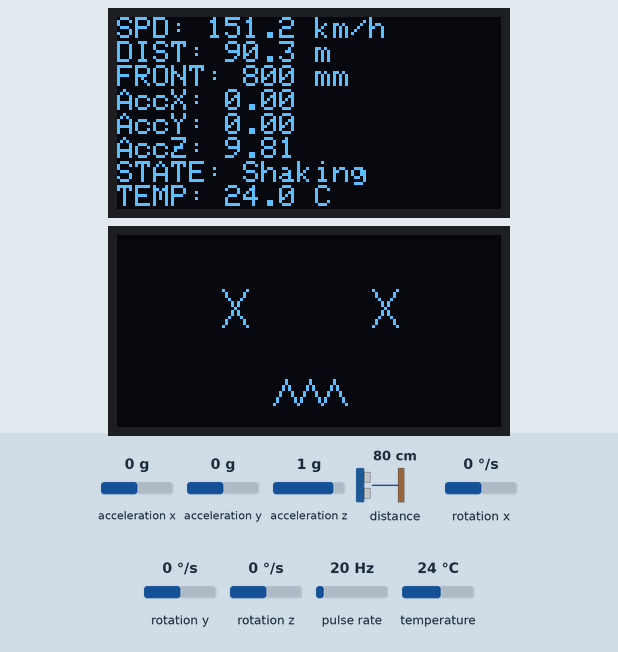
Bench run of a program on a simulated ESP32. Parts: 2 × 128×64 one-colour display. Wiring (inferred from the names in the program): pulse sensor: data GPIO 15. The inputs (shaded band) are chosen by the test bench; at power-on: acceleration y 0 g, distance to the obstacle 80 cm, acceleration z 1 g, pulse rate 20 Hz, acceleration x 0 g, rotation x 0 °/s, rotation y 0 °/s, rotation z 0 °/s, temperature 24 °C.

Above: at 2.39 s.
2.4 s: acceleration y set to -1.4 g
At 2.85 s:
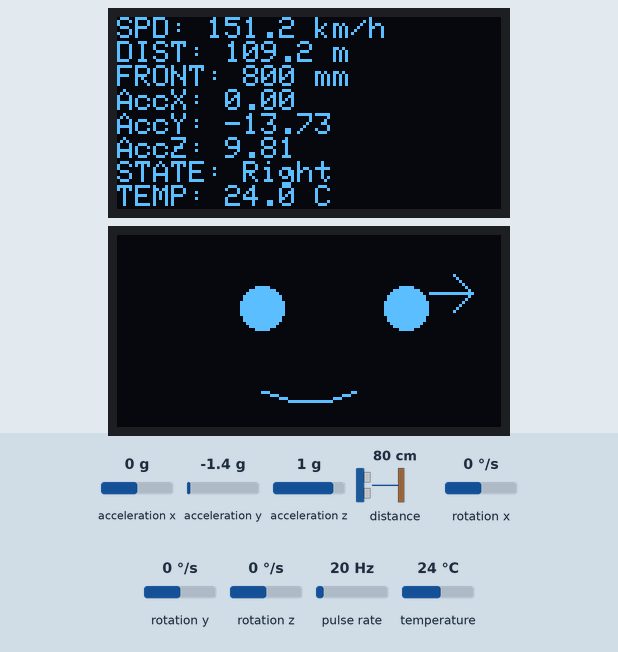
4.4 s: distance to the obstacle set to 250 cm
At 4.83 s:
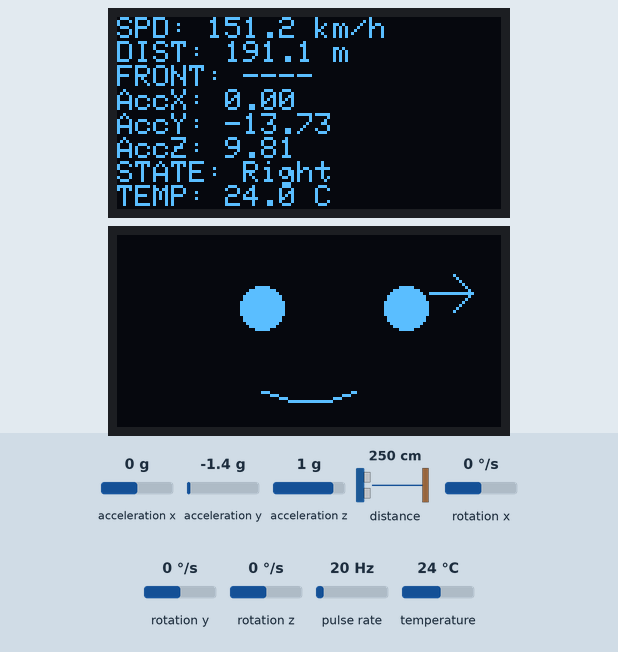
6.6 s: acceleration y set to 0 g
At 7.27 s:
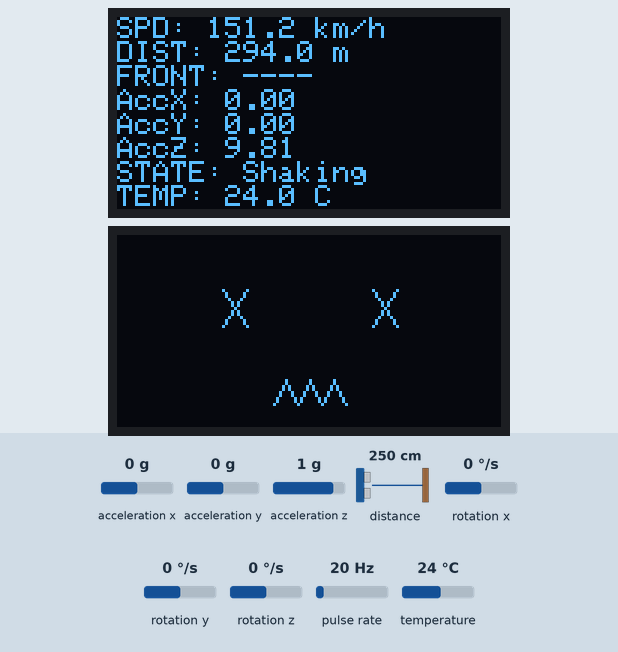
8.4 s: acceleration z set to -1.4 g
At 9.91 s:
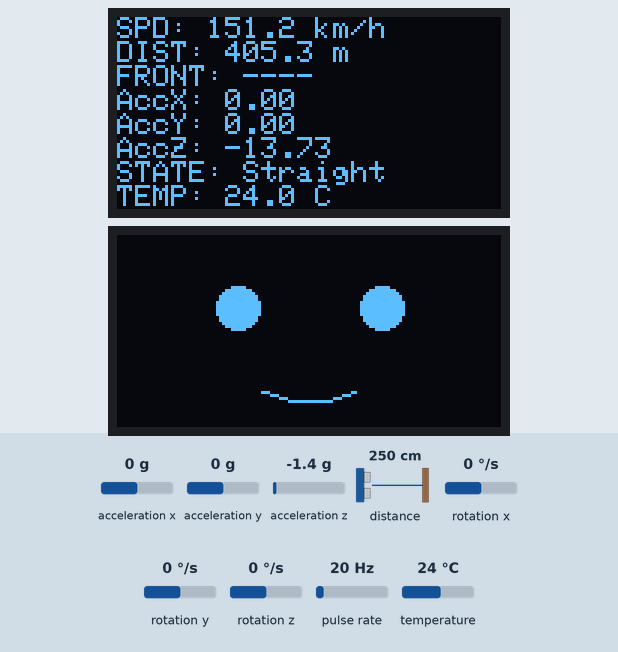
11.4 s: pulse rate (sensor on GPIO 15) set to 2 Hz
At 12.1 s:
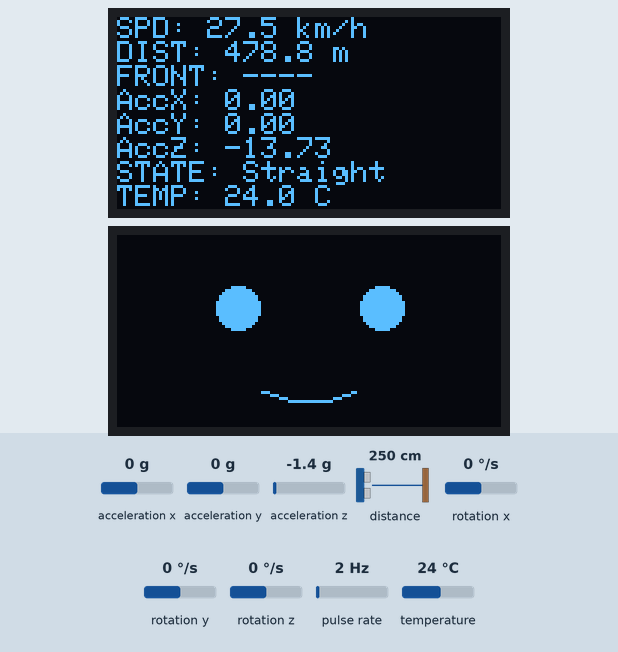
13.2 s: pulse rate (sensor on GPIO 15) set to 0 Hz
At 16.6 s:
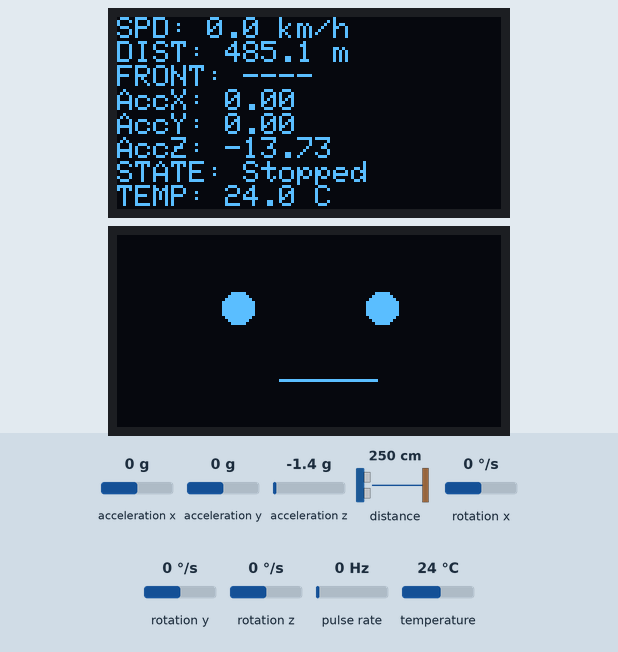
Timing chart, 0 to 17.2 s (numbered marks = the images above; inputs shaded):
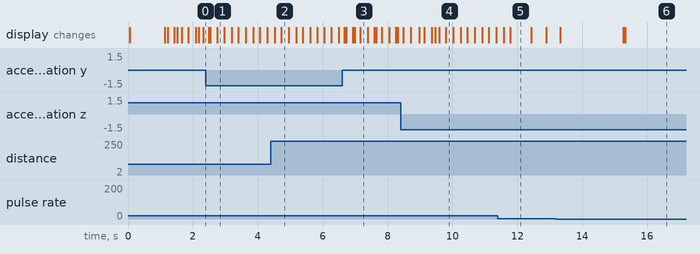

The program:

main.cpp
```cpp
#include "config.h"
#include "sensor_mpu.h"
#include "sensor_vl53l0x.h"
#include "sensor_hall.h"
#include "bike_status.h"
#include "display_main.h"
#include "display_face.h"
#include <Adafruit_SSD1306.h>

void setup() {
    Serial.begin(115200);
    Wire.begin(OLED_SDA, OLED_SCL);
    Wire.setClock(100000);

    display_main_setup();
    display_face_setup();
    sensor_mpu_setup();
    sensor_vl53l0x_setup();
    sensor_hall_setup();

    delay(1000);
    drawFaceForStatus(displayFace, STOPPED);
    displayFace.display();
}

void loop() {
    static BikeStatus lastFaceStatus = STOPPED;
    static unsigned long last_main_update = 0;
    static unsigned long last_face_update = 0;
    const unsigned long main_interval = 200; // ms
    const unsigned long face_interval = 320;

    sensor_hall_update();
    sensor_mpu_update();
    sensor_vl53l0x_update();
    bike_status_update();

    unsigned long now = millis();

    // Update màn hình chính mỗi 200ms
    if (now - last_main_update > main_interval) {
        displayBikeInfo();
        displayMain.display();
        last_main_update = now;
    }

    // Update mặt biểu cảm mỗi 320ms hoặc khi trạng thái đổi
    if ((now - last_face_update > face_interval) || (currentStatus != lastFaceStatus)) {
        drawFaceForStatus(displayFace, currentStatus);
        displayFace.display();
        last_face_update = now;
        lastFaceStatus = currentStatus;
    }
}
```

bike_status.h
```cpp
#pragma once
#include "sensor_mpu.h"
#include "sensor_hall.h"
enum BikeStatus {
    STRAIGHT,
    TURN_LEFT,
    TURN_RIGHT,
    SHAKING,
    STOPPED
};
extern BikeStatus currentStatus;
extern unsigned long statusHoldUntil;
extern const unsigned long STATUS_HOLD_TIME;
void bike_status_update();
```

display_face.h
```cpp
#pragma once
#include "bike_status.h"
#include <Adafruit_SSD1306.h>

extern Adafruit_SSD1306 displayFace;

void display_face_setup();
void drawFaceForStatus(Adafruit_SSD1306 &disp, BikeStatus status);
void drawFaceHappy(Adafruit_SSD1306 &disp);
void drawFaceHappyLeft(Adafruit_SSD1306 &disp);
void drawFaceHappyRight(Adafruit_SSD1306 &disp);
void drawFaceNeutral(Adafruit_SSD1306 &disp);
void drawFaceDizzy(Adafruit_SSD1306 &disp);
void drawLeftArrow(Adafruit_SSD1306 &disp, int x, int y, int w, int h);
void drawRightArrow(Adafruit_SSD1306 &disp, int x, int y, int w, int h);
```

display_main.h
```cpp
#pragma once
#include <Adafruit_SSD1306.h>
extern Adafruit_SSD1306 displayMain;

void display_main_setup();
void displayBikeInfo();
```

sensor_mpu.h
```cpp
#pragma once
#include <Adafruit_MPU6050.h>
#include <Adafruit_Sensor.h>
void sensor_mpu_setup();
void sensor_mpu_update();
extern Adafruit_MPU6050 mpu;
extern sensors_event_t a, g, temp;
```

sensor_vl53l0x.h
```cpp
#pragma once
#include <Adafruit_VL53L0X.h>
void sensor_vl53l0x_setup();
void sensor_vl53l0x_update();
extern Adafruit_VL53L0X lox;
extern uint16_t distanceFront;
```

bike_status.cpp
```cpp
#include "bike_status.h"
BikeStatus currentStatus = STOPPED;
unsigned long statusHoldUntil = 0;
const unsigned long STATUS_HOLD_TIME = 1000;

void bike_status_update() {
    BikeStatus detectedStatus;
    if (speed * 3.6 < 0.5) {
        detectedStatus = STOPPED;
    } else if (a.acceleration.y > 1.0) {
        detectedStatus = TURN_LEFT;
    } else if (a.acceleration.y < -1.0) {
        detectedStatus = TURN_RIGHT;
    } else if (a.acceleration.z > 2.0) {
        detectedStatus = SHAKING;
    } else {
        detectedStatus = STRAIGHT;
    }
    unsigned long now = millis();
    if (detectedStatus == TURN_LEFT || detectedStatus == TURN_RIGHT || detectedStatus == SHAKING) {
        if (currentStatus != detectedStatus) {
            currentStatus = detectedStatus;
            statusHoldUntil = now + STATUS_HOLD_TIME;
        } else {
            statusHoldUntil = now + STATUS_HOLD_TIME;
        }
    } else if (detectedStatus == STRAIGHT || detectedStatus == STOPPED) {
        if (now > statusHoldUntil) {
            currentStatus = detectedStatus;
        }
    }
}
```

display_face.cpp
```cpp
#include "display_face.h"
#include "config.h"
#include <Adafruit_SSD1306.h>

Adafruit_SSD1306 displayFace(SCREEN_WIDTH, SCREEN_HEIGHT, &Wire, -1);

void display_face_setup() {
    displayFace.begin(SSD1306_SWITCHCAPVCC, SCREEN_ADDR_FACE);
    displayFace.clearDisplay(); displayFace.display();
}

void drawFaceForStatus(Adafruit_SSD1306 &disp, BikeStatus status) {
    disp.clearDisplay();
    switch (status) {
        case TURN_LEFT:  drawFaceHappyLeft(disp);   break;
        case TURN_RIGHT: drawFaceHappyRight(disp);  break;
        case SHAKING:    drawFaceDizzy(disp);       break;
        case STRAIGHT:   drawFaceHappy(disp);       break;
        case STOPPED:    drawFaceNeutral(disp);     break;
    }
}

// Mặt cười (đi thẳng)
void drawFaceHappy(Adafruit_SSD1306 &disp) {
  disp.fillCircle(40, 24, 7, SSD1306_WHITE);
  disp.fillCircle(88, 24, 7, SSD1306_WHITE);
  for (int i = 0; i < 32; i++) {
    int y = 48 + 4 + (int)(4 * sin((float)i / 32 * 3.14159));
    disp.drawPixel(48 + i, y, SSD1306_WHITE);
  }
}

// Mặt cười lệch trái, có mũi tên
void drawFaceHappyLeft(Adafruit_SSD1306 &disp) {
  disp.fillCircle(32, 24, 7, SSD1306_WHITE);
  disp.fillCircle(80, 24, 7, SSD1306_WHITE);
  for (int i = 0; i < 32; i++) {
    int y = 48 + 4 + (int)(4 * sin((float)i / 32 * 3.14159));
    disp.drawPixel(48 + i, y, SSD1306_WHITE);
  }
  drawLeftArrow(disp, 8, 12, 18, 14);
}

// Mặt cười lệch phải, có mũi tên
void drawFaceHappyRight(Adafruit_SSD1306 &disp) {
  disp.fillCircle(48, 24, 7, SSD1306_WHITE);
  disp.fillCircle(96, 24, 7, SSD1306_WHITE);
  for (int i = 0; i < 32; i++) {
    int y = 48 + 4 + (int)(4 * sin((float)i / 32 * 3.14159));
    disp.drawPixel(48 + i, y, SSD1306_WHITE);
  }
  drawRightArrow(disp, 102, 12, 18, 14);
}

// Mặt chán (dừng lại)
void drawFaceNeutral(Adafruit_SSD1306 &disp) {
  disp.fillCircle(40, 24, 5, SSD1306_WHITE);
  disp.fillCircle(88, 24, 5, SSD1306_WHITE);
  disp.drawLine(54, 48, 86, 48, SSD1306_WHITE);
}

// Mặt chóng mặt
void drawFaceDizzy(Adafruit_SSD1306 &disp) {
  int shake = 2 * sin(millis() / 70.0);
  disp.drawLine(36+shake, 18, 44+shake, 30, SSD1306_WHITE);
  disp.drawLine(44+shake, 18, 36+shake, 30, SSD1306_WHITE);
  disp.drawLine(84-shake, 18, 92-shake, 30, SSD1306_WHITE);
  disp.drawLine(92-shake, 18, 84-shake, 30, SSD1306_WHITE);
  int x = 52, y = 52, zigzagLength = 24, amp = 4, step = 4;
  for (int i = 0; i < zigzagLength; i += step) {
    int y1 = y + ((i/step)%2==0?amp:-amp);
    int y2 = y + (((i/step)+1)%2==0?amp:-amp);
    disp.drawLine(x + i, y1, x + i + step, y2, SSD1306_WHITE);
  }
}

// --- Mũi tên ---
void drawLeftArrow(Adafruit_SSD1306 &disp, int x, int y, int w, int h) {
  disp.drawLine(x + w - 2, y + h / 2, x + 2, y + h / 2, SSD1306_WHITE);
  disp.drawLine(x + 2, y + h / 2, x + 8, y + h / 2 - 6, SSD1306_WHITE);
  disp.drawLine(x + 2, y + h / 2, x + 8, y + h / 2 + 6, SSD1306_WHITE);
}

void drawRightArrow(Adafruit_SSD1306 &disp, int x, int y, int w, int h) {
  disp.drawLine(x + 2, y + h / 2, x + w - 2, y + h / 2, SSD1306_WHITE);
  disp.drawLine(x + w - 2, y + h / 2, x + w - 8, y + h / 2 - 6, SSD1306_WHITE);
  disp.drawLine(x + w - 2, y + h / 2, x + w - 8, y + h / 2 + 6, SSD1306_WHITE);
}
```

display_main.cpp
```cpp
#include "display_main.h"
#include "config.h"
#include "sensor_mpu.h"
#include "sensor_hall.h"
#include "sensor_vl53l0x.h"
#include "bike_status.h"
#include <Adafruit_SSD1306.h>

Adafruit_SSD1306 displayMain(SCREEN_WIDTH, SCREEN_HEIGHT, &Wire, -1);

void display_main_setup() {
    displayMain.begin(SSD1306_SWITCHCAPVCC, SCREEN_ADDR_MAIN);
    displayMain.clearDisplay(); displayMain.display();
}

void displayBikeInfo() {
    displayMain.clearDisplay();
    displayMain.setTextColor(SSD1306_WHITE);
    displayMain.setTextSize(1);
    displayMain.setCursor(0, 0);

    displayMain.print("SPD: ");
    displayMain.print(speed * 3.6, 1); displayMain.println(" km/h");

    displayMain.print("DIST: ");
    displayMain.print(total_distance, 1); displayMain.println(" m");

    displayMain.print("FRONT: ");
    if (distanceFront > 0) {
        displayMain.print(distanceFront);
        displayMain.println(" mm");
    } else {
        displayMain.println("----");
    }

    displayMain.print("AccX: "); displayMain.println(a.acceleration.x, 2);
    displayMain.print("AccY: "); displayMain.println(a.acceleration.y, 2);
    displayMain.print("AccZ: "); displayMain.println(a.acceleration.z, 2);

    displayMain.print("STATE: ");
    switch (currentStatus) {
        case TURN_LEFT:  displayMain.println("Left"); break;
        case TURN_RIGHT: displayMain.println("Right"); break;
        case SHAKING:    displayMain.println("Shaking"); break;
        case STRAIGHT:   displayMain.println("Straight"); break;
        case STOPPED:    displayMain.println("Stopped"); break;
    }
    displayMain.print("TEMP: ");
    displayMain.print(temp.temperature, 1);
    displayMain.println(" C");
}
```

sensor_mpu.cpp
```cpp
#include "sensor_mpu.h"
Adafruit_MPU6050 mpu;
sensors_event_t a, g, temp;

void sensor_mpu_setup() {
    if (!mpu.begin()) {
        Serial.println("Không tìm thấy MPU6050");
        while (1);
    }
    mpu.setAccelerometerRange(MPU6050_RANGE_8_G);
    mpu.setGyroRange(MPU6050_RANGE_500_DEG);
    mpu.setFilterBandwidth(MPU6050_BAND_21_HZ);
}

void sensor_mpu_update() {
    mpu.getEvent(&a, &g, &temp);
}
```

sensor_vl53l0x.cpp
```cpp
#include "sensor_vl53l0x.h"
Adafruit_VL53L0X lox = Adafruit_VL53L0X();
uint16_t distanceFront = 0;

void sensor_vl53l0x_setup() {
    lox.begin();
}
void sensor_vl53l0x_update() {
    VL53L0X_RangingMeasurementData_t measure;
    lox.rangingTest(&measure, false);
    if (measure.RangeStatus != 4 && measure.RangeStatus != 255) {
        distanceFront = measure.RangeMilliMeter;
    } else {
        distanceFront = 0;
    }
}
```

config.h
```cpp
#pragma once
#define SCREEN_WIDTH 128
#define SCREEN_HEIGHT 64
#define OLED_SDA 21
#define OLED_SCL 22
#define SCREEN_ADDR_MAIN 0x3C
#define SCREEN_ADDR_FACE 0x3D
#define HALL_PIN 15
```

sensor_hall.h
```cpp
#pragma once
#include <Arduino.h>

void sensor_hall_setup();
void sensor_hall_update();

extern volatile unsigned long wheel_count, last_pulse_time, pulse_interval;
extern float wheel_circumference, total_distance, speed;

void IRAM_ATTR onHallSensor();
```

sensor_hall.cpp
```cpp
#include "sensor_hall.h"
#include "config.h"
#include <Arduino.h>

volatile unsigned long wheel_count = 0;
volatile unsigned long last_pulse_time = 0;
volatile unsigned long pulse_interval = 0;
float wheel_circumference = 2.1; // (m)
float total_distance = 0.0;
float speed = 0.0;

void IRAM_ATTR onHallSensor() {
    unsigned long now = millis();
    if (last_pulse_time > 0) {
        pulse_interval = now - last_pulse_time;
    }
    last_pulse_time = now;
    wheel_count++;
}

void sensor_hall_setup() {
    pinMode(HALL_PIN, INPUT_PULLUP);
    attachInterrupt(digitalPinToInterrupt(HALL_PIN), onHallSensor, FALLING);
}

void sensor_hall_update() {
    static unsigned long last_checked_pulse = 0;
    static unsigned long last_wheel_count = 0;

    noInterrupts();
    unsigned long local_count = wheel_count;
    unsigned long interval = pulse_interval;
    unsigned long pulse_time = last_pulse_time;
    interrupts();

    if (local_count > last_wheel_count) {
        total_distance += (local_count - last_wheel_count) * wheel_circumference;
        last_wheel_count = local_count;
    }

    if (interval > 0 && (pulse_time != last_checked_pulse)) {
        speed = wheel_circumference / (interval / 1000.0); // m/s
        last_checked_pulse = pulse_time;
    }

    if (millis() - pulse_time > 2000) {
        speed = 0;
    }
}
```

Measured:
- the behaviour switches between 1 and 0 Hz on pulse rate (sensor on GPIO 15) (found by bisection; images 5 and 6)
- after the input at 2.4 s, the display: first changes after 0.08 s (image 1 shows a later state)
- after the input at 4.4 s, the display: first changes after 0.12 s (image 2 shows a later state)
- after the input at 6.6 s, the display: first changes after 0.07 s (image 3 shows a later state)
- what the display in image 5 shows lasts 0.6 s, from 11.8 s to 12.4 s
